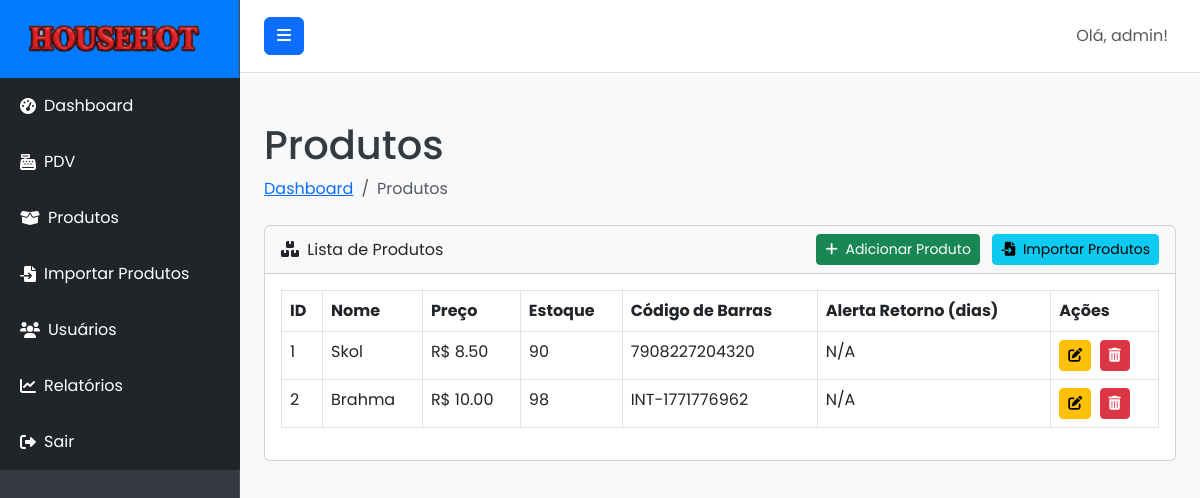
Before: /products (signed in) with the older database file.
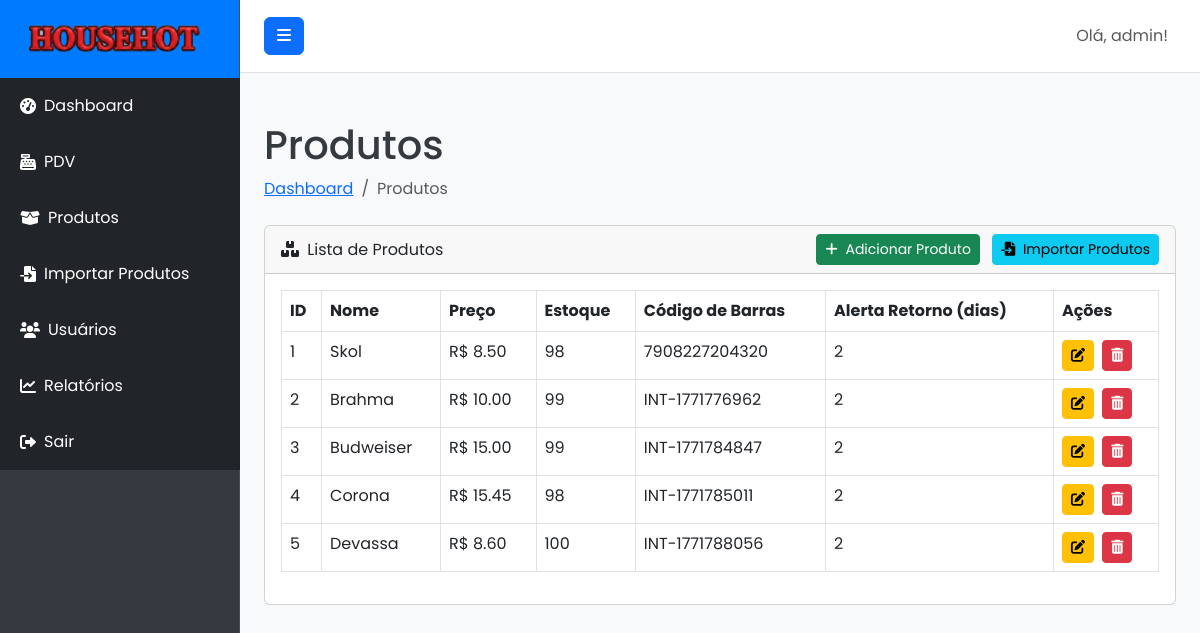
After: the same page with the newer database file.
### models.py (models this page shows, shortened)
class User(UserMixin, db.Model):
    __tablename__ = 'users'
    id = db.Column(db.Integer, primary_key=True)
    username = db.Column(db.String(80), unique=True, nullable=False)
    email = db.Column(db.String(120), unique=True, nullable=False)
    password_hash = db.Column(db.String(255), nullable=False)
    role = db.Column(db.String(20), default='user', nullable=False)
    created_at = db.Column(db.DateTime, default=datetime.utcnow)
    sales = db.relationship('Sale', backref='operator', lazy=True)
    def is_admin(self):
        return self.role == 'admin'

class Product(db.Model):
    __tablename__ = 'products'
    id = db.Column(db.Integer, primary_key=True)
    name = db.Column(db.String(120), nullable=False)
    description = db.Column(db.Text, nullable=True)
    price = db.Column(db.Float, nullable=False)
    stock = db.Column(db.Integer, default=0, nullable=False)
    barcode = db.Column(db.String(100), unique=True, nullable=True)
    return_alert_days = db.Column(db.Integer, nullable=True)
    created_at = db.Column(db.DateTime, default=datetime.utcnow)
    sale_items = db.relationship('SaleItem', backref='product', lazy=True)

### routes.py (the view)
@main_bp.route('/products')
@admin_required
def products():
    return render_template('products.html', products=Product.query.all())

### app.py (called while the page is built)
def create_app():
    app = Flask(__name__)
    app.config.from_object(Config)
    db.init_app(app)
    login_manager.init_app(app)
    migrate.init_app(app, db)
    login_manager.login_view = 'main.login'
    @login_manager.user_loader
    def load_user(user_id):
        return User.query.get(int(user_id))
    app.register_blueprint(main_bp)
    with app.app_context():
        db.create_all()
        if not User.query.filter_by(username='admin').first():
            admin_user = User(username='admin', email='admin@pdv.com', role='admin')
            admin_user.set_password('admin123')
            db.session.add(admin_user)
            db.session.commit()
            print("Usuário administrador 'admin' criado com sucesso!")
    return app

### routes.py (called while the page is built)
def admin_required(f):
    @wraps(f)
    @login_required
    def decorated_function(*args, **kwargs):
        if not current_user.is_admin():
            flash('Você não tem permissão para acessar esta página.', 'danger')
            return redirect(url_for('main.dashboard'))
        return f(*args, **kwargs)
    return decorated_function

### templates/products.html (shortened to what this page needs)
{% extends "base.html" %}
{% block content %}
<div class="container-fluid">
    <h1 class="mt-4">Produtos</h1>
    <ol class="breadcrumb mb-4">
        <li class="breadcrumb-item"><a href="{{ url_for('main.dashboard') }}">Dashboard</a></li>
        <li class="breadcrumb-item active">Produtos</li>
    </ol>
    <div class="card mb-4">
        <div class="card-header d-flex justify-content-between align-items-center">
            <div>
                <i class="fas fa-boxes me-1"></i>
                Lista de Produtos
            </div>
            <div>
                <a href="{{ url_for('main.add_product') }}" class="btn btn-success btn-sm me-2">
                    <i class="fas fa-plus me-1"></i> Adicionar Produto
                </a>
                <a href="{{ url_for('main.import_products') }}" class="btn btn-info btn-sm">
                    <i class="fas fa-file-import me-1"></i> Importar Produtos
                </a>
            </div>
        </div>
        <div class="card-body">
            <div class="table-responsive">
                <table class="table table-bordered" id="productsTable" width="100%" cellspacing="0">
                    <thead>
                        <tr>
                            <th>ID</th>
                            <th>Nome</th>
                            <th>Preço</th>
                            <th>Estoque</th>
                            <th>Código de Barras</th>
                            <th>Alerta Retorno (dias)</th>
                            <th>Ações</th>
                        </tr>
                    </thead>
                    <tbody>
                        {% for product in products %}
                        <tr>
                            <td>{{ product.id }}</td>
                            <td>{{ product.name }}</td>
                            <td>R$ {{ "%.2f"|format(product.price) }}</td>
                            <td>{{ product.stock }}</td>
                            <td>{{ product.barcode if product.barcode else 'N/A' }}</td>
                            <td>{{ product.return_alert_days if product.return_alert_days is not none else 'N/A' }}</td>
                            <td>
                                <a href="{{ url_for('main.edit_product', product_id=product.id) }}" class="btn btn-warning btn-sm me-1">
                                    <i class="fas fa-edit"></i>
                                </a>
                                <form action="{{ url_for('main.delete_product', product_id=product.id) }}" method="POST" class="d-inline">
                                    <button type="submit" class="btn btn-danger btn-sm" onclick="return confirm('Tem certeza que deseja excluir este produto?');">
                                        <i class="fas fa-trash-alt"></i>
                                    </button>
                                </form>
                            </td>
                        </tr>
                        {% endfor %}
                    </tbody>
                </table>
            </div>
        </div>
    </div>
</div>
{% endblock %}

### templates/base.html (shortened to what this page needs)
<!DOCTYPE html>
<html lang="pt-br">
<head>
    <link href="https://cdn.jsdelivr.net/npm/bootstrap@5.3.0/dist/css/bootstrap.min.css" rel="stylesheet">
    <link rel="stylesheet" href="https://cdnjs.cloudflare.com/ajax/libs/font-awesome/6.0.0-beta3/css/all.min.css">
    <link rel="stylesheet" href="{{ url_for('static', filename='css/style.css') }}">
</head>
<body>
    <div class="d-flex" id="wrapper">
        <div class="bg-dark border-right" id="sidebar-wrapper">
            <div class="sidebar-heading text-white text-center py-4 fs-4 fw-bold">
                <img src="{{ url_for('static', filename='img/logo.png') }}" alt="Logo" class="me-2" style="height: 30px;">
            </div>
            <div class="list-group list-group-flush">
                <a href="{{ url_for('main.dashboard') }}" class="list-group-item list-group-item-action bg-dark text-white">
                    <i class="fas fa-tachometer-alt me-2"></i> Dashboard
                </a>
                <a href="{{ url_for('main.pdv') }}" class="list-group-item list-group-item-action bg-dark text-white">
                    <i class="fas fa-cash-register me-2"></i> PDV
                </a>
                {% if current_user.is_authenticated and current_user.is_admin() %}
                <a href="{{ url_for('main.products') }}" class="list-group-item list-group-item-action bg-dark text-white">
                    <i class="fas fa-box-open me-2"></i> Produtos
                </a>
                <a href="{{ url_for('main.import_products') }}" class="list-group-item list-group-item-action bg-dark text-white">
                    <i class="fas fa-file-import me-2"></i> Importar Produtos
                </a>
                <a href="{{ url_for('main.users') }}" class="list-group-item list-group-item-action bg-dark text-white">
                    <i class="fas fa-users me-2"></i> Usuários
                </a>
                <a href="{{ url_for('main.reports') }}" class="list-group-item list-group-item-action bg-dark text-white">
                    <i class="fas fa-chart-line me-2"></i> Relatórios
                </a>
                {% endif %}
                <a href="{{ url_for('main.logout') }}" class="list-group-item list-group-item-action bg-dark text-white">
                    <i class="fas fa-sign-out-alt me-2"></i> Sair
                </a>
            </div>
        </div>
        <div id="page-content-wrapper">
            <nav class="navbar navbar-expand-lg navbar-light bg-light border-bottom">
                <button class="btn btn-primary" id="menu-toggle">
                    <i class="fas fa-bars"></i>
                </button>
                <div class="collapse navbar-collapse" id="navbarSupportedContent">
                    <ul class="navbar-nav ms-auto mt-2 mt-lg-0">
                        <li class="nav-item active">
                            <a class="nav-link" href="#">Olá, {{ current_user.username }}!</a>
                        </li>
                    </ul>
                </div>
            </nav>
            <div class="container-fluid py-4">
                {% block content %}{% endblock %}
            </div>
        </div>
    </div>
</body>
</html>

### static/css/style.css (style rules this page uses)
:root { --primary-color: #007bff; --secondary-color: #28a745; --info-color: #17a2b8; --warning-color: #ffc107; --danger-color: #dc3545; --background-light: #f8f9fa; --text-dark: #343a40; --text-light: #ffffff; --sidebar-bg: #343a40; --sidebar-link-hover: #0056b3; --sidebar-header-bg: var(--primary-color); --navbar-bg: #ffffff; --navbar-border-bottom: #e0e0e0; --card-bg: #ffffff; --card-shadow: 0 0.125rem 0.25rem rgba(0, 0, 0, 0.075); --login-bg-gradient-start: #007bff; --login-bg-gradient-end: #0056b3; --login-card-bg: rgba(255, 255, 255, 0.95); --login-card-shadow: 0 10px 25px rgba(0, 0, 0, 0.2); }
body { font-family: 'Poppins', sans-serif; background-color: var(--background-light); color: var(--text-dark); margin: 0; overflow-x: hidden; }
#wrapper { display: flex; width: 100%; align-items: stretch; }
#sidebar-wrapper { min-height: 100vh; width: 15rem; margin-left: 0; transition: margin .25s ease-out; background-color: var(--sidebar-bg) !important; border-right: 1px solid rgba(255, 255, 255, 0.1); flex-shrink: 0; }
#sidebar-wrapper .sidebar-heading { padding: 1.5rem 1.25rem; background-color: var(--sidebar-header-bg); display: flex; align-items: center; justify-content: center; }
#sidebar-wrapper .list-group { width: 15rem; }
#sidebar-wrapper .list-group-item { border: none; padding: 1rem 1.25rem; color: rgba(255, 255, 255, 0.7); background-color: transparent; text-decoration: none; display: flex; align-items: center; }
#page-content-wrapper { flex: 1; min-width: 0; width: 100%; }
.navbar { padding: 1rem 1.5rem; background-color: var(--navbar-bg) !important; border-bottom: 1px solid var(--navbar-border-bottom); }

Changed rows visible on the page:
changed Product "Skol": stock "90" → "98"; return_alert_days "N/A" → "2"
changed Product "Brahma": stock "98" → "99"; return_alert_days "N/A" → "2"
added Product: id "3", name "Budweiser", price "15.00", stock "99", barcode "INT-1771784847", return_alert_days "2"
added Product: id "4", name "Corona", price "15.45", stock "98", barcode "INT-1771785011", return_alert_days "2"
added Product: id "5", name "Devassa", price "8.60", stock "100", barcode "INT-1771788056", return_alert_days "2"
